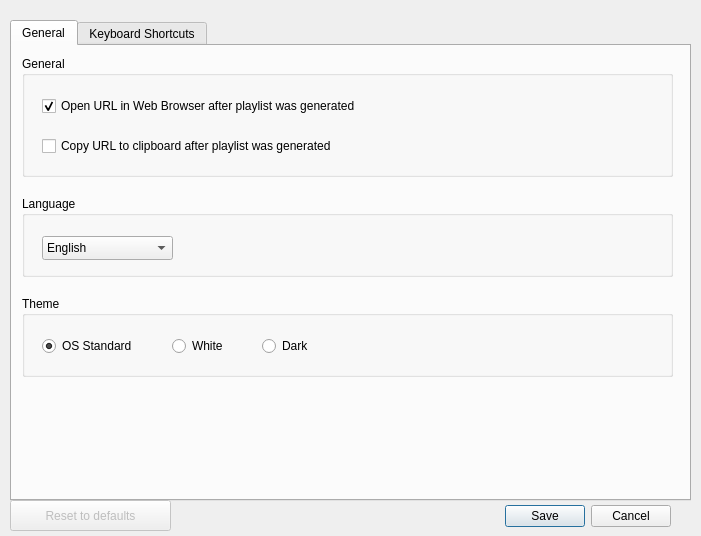
<?xml version="1.0" encoding="UTF-8"?>
<ui version="4.0">
 <class>Dialog</class>
 <widget class="QDialog" name="Dialog">
  <property name="geometry">
   <rect>
    <x>0</x>
    <y>0</y>
    <width>701</width>
    <height>536</height>
   </rect>
  </property>
  <property name="minimumSize">
   <size>
    <width>701</width>
    <height>536</height>
   </size>
  </property>
  <property name="maximumSize">
   <size>
    <width>701</width>
    <height>536</height>
   </size>
  </property>
  <property name="font">
   <font/>
  </property>
  <property name="windowTitle">
   <string>Settings</string>
  </property>
  <property name="locale">
   <locale language="English" country="Germany"/>
  </property>
  <widget class="QDialogButtonBox" name="buttonBox">
   <property name="geometry">
    <rect>
     <x>330</x>
     <y>500</y>
     <width>341</width>
     <height>32</height>
    </rect>
   </property>
   <property name="orientation">
    <enum>Qt::Horizontal</enum>
   </property>
   <property name="standardButtons">
    <set>QDialogButtonBox::Cancel|QDialogButtonBox::Save</set>
   </property>
  </widget>
  <widget class="QTabWidget" name="tabWidget">
   <property name="geometry">
    <rect>
     <x>10</x>
     <y>20</y>
     <width>681</width>
     <height>481</height>
    </rect>
   </property>
   <property name="tabPosition">
    <enum>QTabWidget::North</enum>
   </property>
   <property name="tabShape">
    <enum>QTabWidget::Rounded</enum>
   </property>
   <property name="currentIndex">
    <number>0</number>
   </property>
   <property name="usesScrollButtons">
    <bool>false</bool>
   </property>
   <property name="documentMode">
    <bool>false</bool>
   </property>
   <property name="tabsClosable">
    <bool>false</bool>
   </property>
   <widget class="QWidget" name="general">
    <attribute name="title">
     <string>General</string>
    </attribute>
    <widget class="QGroupBox" name="groupBox_General">
     <property name="geometry">
      <rect>
       <x>10</x>
       <y>10</y>
       <width>651</width>
       <height>121</height>
      </rect>
     </property>
     <property name="title">
      <string>General</string>
     </property>
     <widget class="QCheckBox" name="checkBox_option1">
      <property name="geometry">
       <rect>
        <x>20</x>
        <y>40</y>
        <width>361</width>
        <height>20</height>
       </rect>
      </property>
      <property name="text">
       <string>Open URL in Web Browser after playlist was generated</string>
      </property>
      <property name="checked">
       <bool>true</bool>
      </property>
      <property name="autoExclusive">
       <bool>false</bool>
      </property>
      <property name="tristate">
       <bool>false</bool>
      </property>
     </widget>
     <widget class="QCheckBox" name="checkBox_option2">
      <property name="geometry">
       <rect>
        <x>20</x>
        <y>80</y>
        <width>361</width>
        <height>20</height>
       </rect>
      </property>
      <property name="text">
       <string>Copy URL to clipboard after playlist was generated</string>
      </property>
      <property name="autoExclusive">
       <bool>false</bool>
      </property>
     </widget>
    </widget>
    <widget class="QGroupBox" name="groupBox_language">
     <property name="geometry">
      <rect>
       <x>10</x>
       <y>150</y>
       <width>651</width>
       <height>81</height>
      </rect>
     </property>
     <property name="title">
      <string>Language</string>
     </property>
     <widget class="QComboBox" name="comboBox_language">
      <property name="geometry">
       <rect>
        <x>20</x>
        <y>40</y>
        <width>131</width>
        <height>24</height>
       </rect>
      </property>
      <property name="currentText">
       <string>English</string>
      </property>
      <item>
       <property name="text">
        <string comment="eng">English</string>
       </property>
      </item>
      <item>
       <property name="text">
        <string comment="de">Deutsch</string>
       </property>
      </item>
      <item>
       <property name="text">
        <string comment="es-ES">Español</string>
       </property>
      </item>
     </widget>
    </widget>
    <widget class="QGroupBox" name="groupBox_theme">
     <property name="geometry">
      <rect>
       <x>10</x>
       <y>250</y>
       <width>651</width>
       <height>81</height>
      </rect>
     </property>
     <property name="title">
      <string>Theme</string>
     </property>
     <widget class="QRadioButton" name="radioButton_OS">
      <property name="geometry">
       <rect>
        <x>20</x>
        <y>40</y>
        <width>121</width>
        <height>20</height>
       </rect>
      </property>
      <property name="text">
       <string>OS Standard</string>
      </property>
      <property name="checked">
       <bool>true</bool>
      </property>
     </widget>
     <widget class="QRadioButton" name="radioButton_white">
      <property name="geometry">
       <rect>
        <x>150</x>
        <y>40</y>
        <width>81</width>
        <height>20</height>
       </rect>
      </property>
      <property name="text">
       <string>White</string>
      </property>
     </widget>
     <widget class="QRadioButton" name="radioButton_dark">
      <property name="geometry">
       <rect>
        <x>240</x>
        <y>40</y>
        <width>81</width>
        <height>20</height>
       </rect>
      </property>
      <property name="text">
       <string>Dark</string>
      </property>
     </widget>
    </widget>
   </widget>
   <widget class="QWidget" name="shortcuts">
    <attribute name="title">
     <string>Keyboard Shortcuts</string>
    </attribute>
    <widget class="QGroupBox" name="groupBox_keyboard_shortcuts">
     <property name="geometry">
      <rect>
       <x>10</x>
       <y>10</y>
       <width>661</width>
       <height>431</height>
      </rect>
     </property>
     <property name="title">
      <string>Keyboard Shortcuts</string>
     </property>
     <widget class="QKeySequenceEdit" name="keySequenceEdit">
      <property name="geometry">
       <rect>
        <x>20</x>
        <y>30</y>
        <width>411</width>
        <height>51</height>
       </rect>
      </property>
     </widget>
     <widget class="QWidget" name="layoutWidget">
      <property name="geometry">
       <rect>
        <x>360</x>
        <y>140</y>
        <width>291</width>
        <height>32</height>
       </rect>
      </property>
      <layout class="QHBoxLayout" name="horizontalLayout_8">
       <item>
        <widget class="QLabel" name="label_keyboard_shortcuts_option8_text">
         <property name="text">
          <string>Generate</string>
         </property>
        </widget>
       </item>
       <item>
        <widget class="QLabel" name="label_keyboard_shortcuts_option8">
         <property name="font">
          <font>
           <bold>true</bold>
          </font>
         </property>
         <property name="autoFillBackground">
          <bool>true</bool>
         </property>
         <property name="text">
          <string>Cmd+G</string>
         </property>
        </widget>
       </item>
       <item>
        <widget class="QPushButton" name="pushButton_change_option8">
         <property name="text">
          <string>Change</string>
         </property>
        </widget>
       </item>
      </layout>
     </widget>
     <widget class="QWidget" name="layoutWidget">
      <property name="geometry">
       <rect>
        <x>360</x>
        <y>90</y>
        <width>291</width>
        <height>32</height>
       </rect>
      </property>
      <layout class="QHBoxLayout" name="horizontalLayout_7">
       <item>
        <widget class="QLabel" name="label_keyboard_shortcuts_option7_text">
         <property name="text">
          <string>Shuffle</string>
         </property>
        </widget>
       </item>
       <item>
        <widget class="QLabel" name="label_keyboard_shortcuts_option7">
         <property name="font">
          <font>
           <bold>true</bold>
          </font>
         </property>
         <property name="autoFillBackground">
          <bool>true</bool>
         </property>
         <property name="text">
          <string>Alt+S</string>
         </property>
        </widget>
       </item>
       <item>
        <widget class="QPushButton" name="pushButton_change_option7">
         <property name="text">
          <string>Change</string>
         </property>
        </widget>
       </item>
      </layout>
     </widget>
     <widget class="QWidget" name="layoutWidget">
      <property name="geometry">
       <rect>
        <x>360</x>
        <y>190</y>
        <width>291</width>
        <height>32</height>
       </rect>
      </property>
      <layout class="QHBoxLayout" name="horizontalLayout_9">
       <item>
        <widget class="QLabel" name="label_keyboard_shortcuts_option9_text">
         <property name="text">
          <string>Count items</string>
         </property>
        </widget>
       </item>
       <item>
        <widget class="QLabel" name="label_keyboard_shortcuts_option9">
         <property name="font">
          <font>
           <bold>true</bold>
          </font>
         </property>
         <property name="autoFillBackground">
          <bool>true</bool>
         </property>
         <property name="text">
          <string>Alt+C</string>
         </property>
        </widget>
       </item>
       <item>
        <widget class="QPushButton" name="pushButton_change_option9">
         <property name="text">
          <string>Change</string>
         </property>
        </widget>
       </item>
      </layout>
     </widget>
     <widget class="QWidget" name="layoutWidget">
      <property name="geometry">
       <rect>
        <x>360</x>
        <y>240</y>
        <width>291</width>
        <height>32</height>
       </rect>
      </property>
      <layout class="QHBoxLayout" name="horizontalLayout_10">
       <item>
        <widget class="QLabel" name="label_keyboard_shortcuts_option10_text">
         <property name="text">
          <string>Clear all items</string>
         </property>
        </widget>
       </item>
       <item>
        <widget class="QLabel" name="label_keyboard_shortcuts_option10">
         <property name="font">
          <font>
           <bold>true</bold>
          </font>
         </property>
         <property name="autoFillBackground">
          <bool>true</bool>
         </property>
         <property name="text">
          <string>Cmd+Alt+C</string>
         </property>
        </widget>
       </item>
       <item>
        <widget class="QPushButton" name="pushButton_change_option10">
         <property name="text">
          <string>Change</string>
         </property>
        </widget>
       </item>
      </layout>
     </widget>
     <widget class="QWidget" name="layoutWidget">
      <property name="geometry">
       <rect>
        <x>20</x>
        <y>340</y>
        <width>291</width>
        <height>32</height>
       </rect>
      </property>
      <layout class="QHBoxLayout" name="horizontalLayout_6">
       <item>
        <widget class="QLabel" name="label_keyboard_shortcuts_option6_text">
         <property name="text">
          <string>Rename item</string>
         </property>
        </widget>
       </item>
       <item>
        <widget class="QLabel" name="label_keyboard_shortcuts_option6">
         <property name="font">
          <font>
           <bold>true</bold>
          </font>
         </property>
         <property name="autoFillBackground">
          <bool>true</bool>
         </property>
         <property name="text">
          <string>Cmd+Alt+R</string>
         </property>
        </widget>
       </item>
       <item>
        <widget class="QPushButton" name="pushButton_change_option6">
         <property name="text">
          <string>Change</string>
         </property>
        </widget>
       </item>
      </layout>
     </widget>
     <widget class="QWidget" name="layoutWidget">
      <property name="geometry">
       <rect>
        <x>360</x>
        <y>390</y>
        <width>291</width>
        <height>32</height>
       </rect>
      </property>
      <layout class="QHBoxLayout" name="horizontalLayout_13">
       <item>
        <widget class="QLabel" name="label_keyboard_shortcuts_option13_text">
         <property name="text">
          <string>Copy URL</string>
         </property>
        </widget>
       </item>
       <item>
        <widget class="QLabel" name="label_keyboard_shortcuts_option13">
         <property name="font">
          <font>
           <bold>true</bold>
          </font>
         </property>
         <property name="autoFillBackground">
          <bool>true</bool>
         </property>
         <property name="text">
          <string>Cmd+U</string>
         </property>
        </widget>
       </item>
       <item>
        <widget class="QPushButton" name="pushButton_change_option13">
         <property name="text">
          <string>Change</string>
         </property>
        </widget>
       </item>
      </layout>
     </widget>
     <widget class="QWidget" name="layoutWidget">
      <property name="geometry">
       <rect>
        <x>360</x>
        <y>340</y>
        <width>291</width>
        <height>32</height>
       </rect>
      </property>
      <layout class="QHBoxLayout" name="horizontalLayout_12">
       <item>
        <widget class="QLabel" name="label_keyboard_shortcuts_option12_text">
         <property name="text">
          <string>Remove duplicates</string>
         </property>
        </widget>
       </item>
       <item>
        <widget class="QLabel" name="label_keyboard_shortcuts_option12">
         <property name="font">
          <font>
           <bold>true</bold>
          </font>
         </property>
         <property name="autoFillBackground">
          <bool>true</bool>
         </property>
         <property name="text">
          <string>Alt+D</string>
         </property>
        </widget>
       </item>
       <item>
        <widget class="QPushButton" name="pushButton_change_option12">
         <property name="text">
          <string>Change</string>
         </property>
        </widget>
       </item>
      </layout>
     </widget>
     <widget class="QWidget" name="layoutWidget">
      <property name="geometry">
       <rect>
        <x>20</x>
        <y>190</y>
        <width>291</width>
        <height>32</height>
       </rect>
      </property>
      <layout class="QHBoxLayout" name="horizontalLayout_3">
       <item>
        <widget class="QLabel" name="label_keyboard_shortcuts_option3_text">
         <property name="text">
          <string>Save playlist</string>
         </property>
        </widget>
       </item>
       <item>
        <widget class="QLabel" name="label_keyboard_shortcuts_option3">
         <property name="font">
          <font>
           <bold>true</bold>
          </font>
         </property>
         <property name="autoFillBackground">
          <bool>true</bool>
         </property>
         <property name="text">
          <string>Cmd+S</string>
         </property>
        </widget>
       </item>
       <item>
        <widget class="QPushButton" name="pushButton_change_option3">
         <property name="text">
          <string>Change</string>
         </property>
        </widget>
       </item>
      </layout>
     </widget>
     <widget class="QWidget" name="layoutWidget">
      <property name="geometry">
       <rect>
        <x>20</x>
        <y>240</y>
        <width>291</width>
        <height>32</height>
       </rect>
      </property>
      <layout class="QHBoxLayout" name="horizontalLayout_4">
       <item>
        <widget class="QLabel" name="label_keyboard_shortcuts_option4_text">
         <property name="text">
          <string>Add item</string>
         </property>
        </widget>
       </item>
       <item>
        <widget class="QLabel" name="label_keyboard_shortcuts_option4">
         <property name="font">
          <font>
           <bold>true</bold>
          </font>
         </property>
         <property name="autoFillBackground">
          <bool>true</bool>
         </property>
         <property name="text">
          <string>Return</string>
         </property>
        </widget>
       </item>
       <item>
        <widget class="QPushButton" name="pushButton_change_option4">
         <property name="text">
          <string>Change</string>
         </property>
        </widget>
       </item>
      </layout>
     </widget>
     <widget class="QWidget" name="layoutWidget">
      <property name="geometry">
       <rect>
        <x>20</x>
        <y>90</y>
        <width>291</width>
        <height>32</height>
       </rect>
      </property>
      <layout class="QHBoxLayout" name="horizontalLayout">
       <item>
        <widget class="QLabel" name="label_keyboard_shortcuts_option1_text">
         <property name="text">
          <string>New playlist</string>
         </property>
        </widget>
       </item>
       <item>
        <widget class="QLabel" name="label_keyboard_shortcuts_option1">
         <property name="font">
          <font>
           <bold>true</bold>
          </font>
         </property>
         <property name="autoFillBackground">
          <bool>true</bool>
         </property>
         <property name="text">
          <string>Ctrl+N</string>
         </property>
        </widget>
       </item>
       <item>
        <widget class="QPushButton" name="pushButton_change_option1">
         <property name="text">
          <string>Change</string>
         </property>
        </widget>
       </item>
      </layout>
     </widget>
     <widget class="QWidget" name="layoutWidget">
      <property name="geometry">
       <rect>
        <x>20</x>
        <y>140</y>
        <width>291</width>
        <height>32</height>
       </rect>
      </property>
      <layout class="QHBoxLayout" name="horizontalLayout_2">
       <item>
        <widget class="QLabel" name="label_keyboard_shortcuts_option2_text">
         <property name="text">
          <string>Open playlist</string>
         </property>
        </widget>
       </item>
       <item>
        <widget class="QLabel" name="label_keyboard_shortcuts_option2">
         <property name="font">
          <font>
           <bold>true</bold>
          </font>
         </property>
         <property name="autoFillBackground">
          <bool>true</bool>
         </property>
         <property name="text">
          <string>Cmd+O</string>
         </property>
        </widget>
       </item>
       <item>
        <widget class="QPushButton" name="pushButton_change_option2">
         <property name="text">
          <string>Change</string>
         </property>
        </widget>
       </item>
      </layout>
     </widget>
     <widget class="QWidget" name="layoutWidget">
      <property name="geometry">
       <rect>
        <x>20</x>
        <y>290</y>
        <width>291</width>
        <height>32</height>
       </rect>
      </property>
      <layout class="QHBoxLayout" name="horizontalLayout_5">
       <item>
        <widget class="QLabel" name="label_keyboard_shortcuts_option5_text">
         <property name="text">
          <string>Delete item</string>
         </property>
        </widget>
       </item>
       <item>
        <widget class="QLabel" name="label_keyboard_shortcuts_option5">
         <property name="font">
          <font>
           <bold>true</bold>
          </font>
         </property>
         <property name="autoFillBackground">
          <bool>true</bool>
         </property>
         <property name="text">
          <string>Backspace</string>
         </property>
        </widget>
       </item>
       <item>
        <widget class="QPushButton" name="pushButton_change_option5">
         <property name="text">
          <string>Change</string>
         </property>
        </widget>
       </item>
      </layout>
     </widget>
     <widget class="QWidget" name="layoutWidget_2">
      <property name="geometry">
       <rect>
        <x>360</x>
        <y>290</y>
        <width>291</width>
        <height>32</height>
       </rect>
      </property>
      <layout class="QHBoxLayout" name="horizontalLayout_11">
       <item>
        <widget class="QLabel" name="label_keyboard_shortcuts_option11_text">
         <property name="text">
          <string>Get video information</string>
         </property>
        </widget>
       </item>
       <item>
        <widget class="QLabel" name="label_keyboard_shortcuts_option11">
         <property name="font">
          <font>
           <bold>true</bold>
          </font>
         </property>
         <property name="autoFillBackground">
          <bool>true</bool>
         </property>
         <property name="text">
          <string>Alt+I</string>
         </property>
        </widget>
       </item>
       <item>
        <widget class="QPushButton" name="pushButton_change_option11">
         <property name="text">
          <string>Change</string>
         </property>
        </widget>
       </item>
      </layout>
     </widget>
    </widget>
   </widget>
  </widget>
  <widget class="QPushButton" name="pushButton_reset_defaults">
   <property name="enabled">
    <bool>false</bool>
   </property>
   <property name="geometry">
    <rect>
     <x>10</x>
     <y>500</y>
     <width>161</width>
     <height>31</height>
    </rect>
   </property>
   <property name="text">
    <string>Reset to defaults</string>
   </property>
  </widget>
 </widget>
 <resources/>
 <connections>
  <connection>
   <sender>buttonBox</sender>
   <signal>accepted()</signal>
   <receiver>Dialog</receiver>
   <slot>accept()</slot>
   <hints>
    <hint type="sourcelabel">
     <x>248</x>
     <y>254</y>
    </hint>
    <hint type="destinationlabel">
     <x>157</x>
     <y>274</y>
    </hint>
   </hints>
  </connection>
  <connection>
   <sender>buttonBox</sender>
   <signal>rejected()</signal>
   <receiver>Dialog</receiver>
   <slot>reject()</slot>
   <hints>
    <hint type="sourcelabel">
     <x>316</x>
     <y>260</y>
    </hint>
    <hint type="destinationlabel">
     <x>286</x>
     <y>274</y>
    </hint>
   </hints>
  </connection>
 </connections>
</ui>
